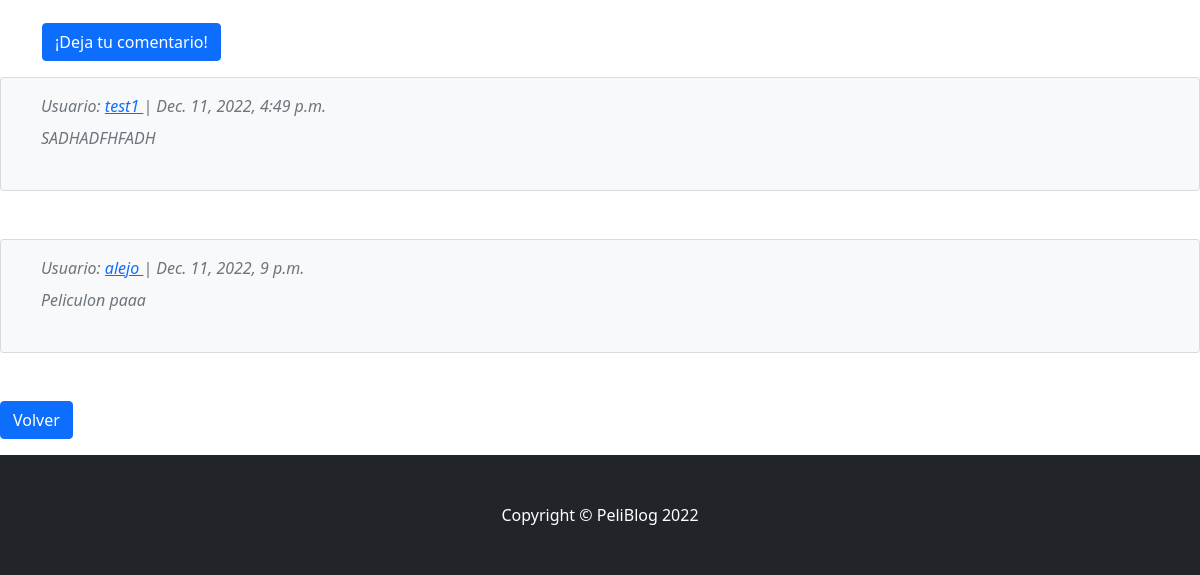
Before: /pelicula_detail/Interestellar (signed in, lower part) with the older database file.
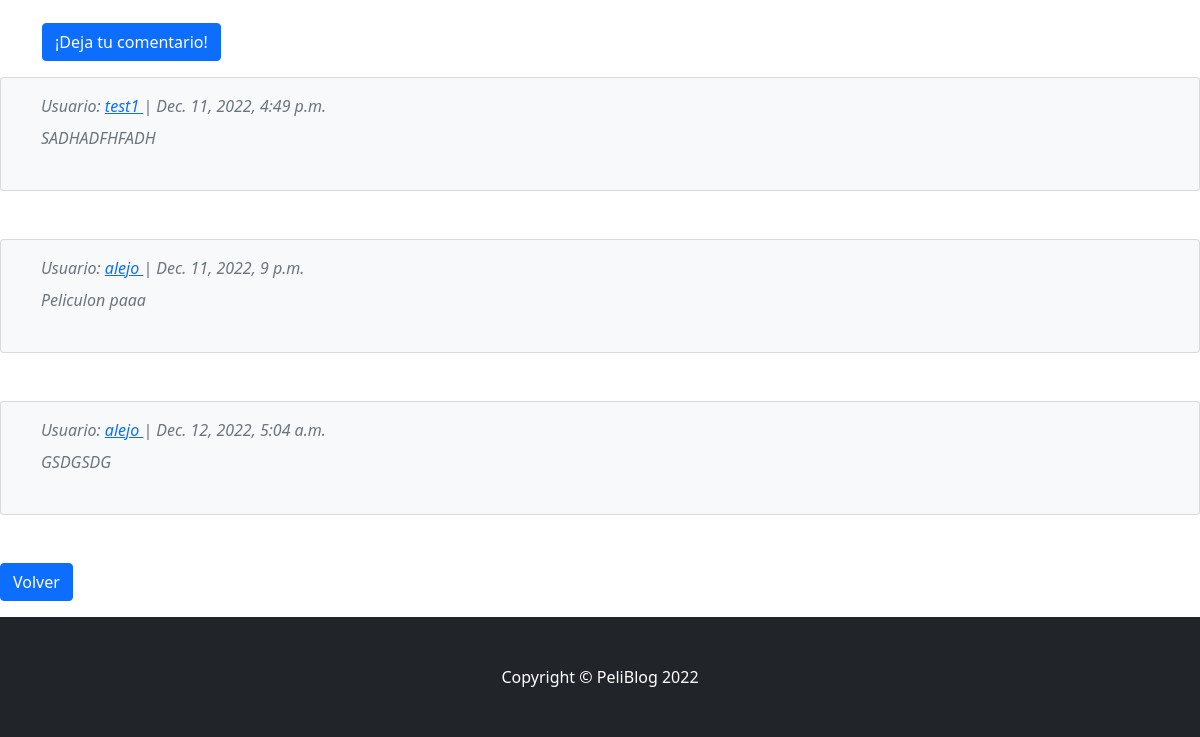
After: the same page with the newer database file.
### AppBlog/models.py (models this page shows, shortened)
class Comment(models.Model):
    usuario = models.ForeignKey(User, on_delete=models.CASCADE, related_name='post_comment_author')
    comentario = models.TextField()
    fecha = models.DateTimeField(auto_now_add=True)
    post = models.CharField(max_length=100)

### AppBlog/views.py (the view)
# urls.py: path('pelicula_detail/<pk>', PeliculaDetailView.as_view(), name="DetallePelicula"),
class PeliculaDetailView(DetailView):
    model = Peliculas
    template_name = "AppBlog/post.html"
    fields= "__all__"
    def get_context_data(self, *args, **kwargs ):
        pk = self.kwargs.get('pk')
        avatar = Avatar.objects.filter(user=self.request.user)
        if len(avatar) > 0:
            img = avatar[0].imagen.url
        else:
            img = None
        context = super(PeliculaDetailView, self).get_context_data(**kwargs)
        context = super(PeliculaDetailView, self).get_context_data(**kwargs)
        context['comentarios']=Comment.objects.filter(post=pk)
        context['img']=img
        return context

### AppBlog/templates/AppBlog/post.html (shortened to what this page needs)
{% extends 'AppBlog/templates/AppBlog/base2.html' %}
{%load static %}
    {% block ContenidoBody %}
                            <a class="btn btn-primary" href="{% url 'AppBlog:DejarComentario' peliculas.pk %}">¡Deja tu comentario!</a>
                    </div>
    {% for i in comentarios %}
    <section class="mb-5">
        <div class="card bg-light">
            <div class="card-body">
                <div class="d-flex mb-4">
                    <div class="ms-4">
                        <div class="text-muted fst-italic mb-2">Usuario: <a href="{% url 'AppUsers:OpenProfile' peliculas.usuario_post %}">{{i.usuario}} </a> | {{i.fecha}}
                        </div>
                            <p1 class="text-muted fst-italic mb-3">{{i.comentario}}</p1>
                    </div>
                </div>
            </div>
        </div>
    </section>
    {% endfor %}
    {% endblock %}
    {% block BotonVolver %}
    <a class="btn btn-primary" href="{% url 'AppBlog:ListaPelicula' %}">Volver</a>
    {% endblock  %}

Changed rows visible on the page:
added Comment: usuario "alejo", fecha "Dec. 12, 2022, 5:04 a.m.", comentario "GSDGSDG"
